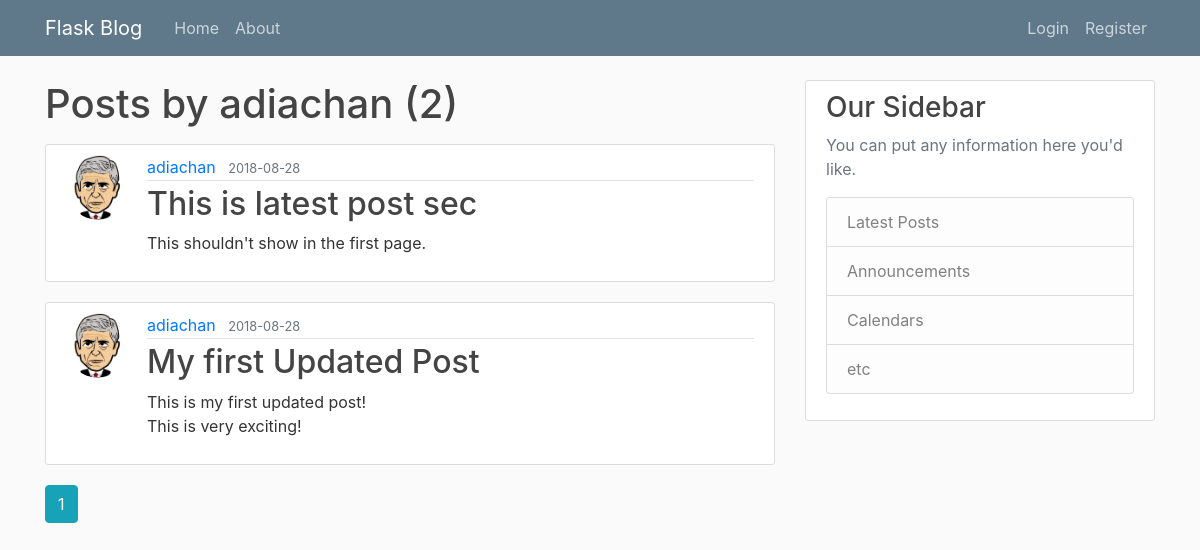
/user/adiachan, run on the app's committed database.
### flaskblog/models.py (models this page shows, shortened)
class User(db.Model, UserMixin):
    id = db.Column(db.Integer, primary_key=True)
    username = db.Column(db.String(20), unique=True, nullable=False)
    email = db.Column(db.String(120), unique=True, nullable=False)
    image_file = db.Column(db.String(20), nullable=False, default='default.jpg')
    password = db.Column(db.String(60), nullable=False)
    posts = db.relationship('Post', backref='author', lazy=True)

class Post(db.Model):
    id = db.Column(db.Integer, primary_key=True)
    title = db.Column(db.String(100), nullable=False)
    date_posted = db.Column(db.DateTime, nullable=False, default=datetime.utcnow)
    content = db.Column(db.Text, nullable=False)
    user_id = db.Column(db.Integer, db.ForeignKey('user.id'), nullable=False)

### flaskblog/users/routes.py (the view)
@users.route("/user/<string:username>")
def user_posts(username):
    page = request.args.get('page', 1, type=int)
    user = User.query.filter_by(username=username).first_or_404()
    posts = Post.query.filter_by(author=user)\
        .order_by(Post.date_posted.desc())\
        .paginate(page=page, per_page=2)
    return render_template('user_posts.html', posts=posts, user=user)

### flaskblog/templates/user_posts.html (shortened to what this page needs)
{% extends "layout.html" %}
{% block content %}
    <h1 class="mb-3">Posts by {{ user.username }} ({{ posts.total }})</h1>
    {% for post in posts.items %}
        <article class="media content-section">
          <img class= "rounded-circle article-img" src="{{ url_for('static', filename='profile_pics/' + post.author.image_file) }}">
          <div class="media-body">
            <div class="article-metadata">
              <a class="mr-2" href="{{ url_for('users.user_posts', username=post.author.username) }}">{{ post.author.username }}</a>
              <small class="text-muted">{{ post.date_posted.strftime('%Y-%m-%d') }}</small>
            </div>
            <h2><a class="article-title" href="{{ url_for('posts.post', post_id=post.id) }}">{{ post.title }}</a></h2>
            <p class="article-content">{{ post.content }}</p>
          </div>
        </article>
     {% endfor %}
     {% for page_num in posts.iter_pages(left_edge=1, right_edge=1, left_current=1, right_current=2) %}
       {% if page_num %}
        {% if posts.page == page_num %}
          <a class="btn btn-info mb-4" href="{{ url_for('users.user_posts', username=user.username, page=page_num) }}">{{ page_num }}</a>
        {% else %}
          <a class="btn btn-outline-info mb-4" href="{{ url_for('users.user_posts', username=user.username, page=page_num) }}">{{ page_num }}</a>
        {% endif %}
       {% endif %}
     {% endfor %}
{% endblock content %}

### flaskblog/static/main.css (style rules this page uses)
body { background: #fafafa; color: #333333; margin-top: 5rem; }
h1, h2, h3, h4, h5, h6 { color: #444444; }
.content-section { background: #ffffff; padding: 10px 20px; border: 1px solid #dddddd; border-radius: 3px; margin-bottom: 20px; }
.article-title { color: #444444; }
.article-content { white-space: pre-line; }
.article-img { height: 65px; width: 65px; margin-right: 16px; }
.article-metadata { padding-bottom: 1px; margin-bottom: 4px; border-bottom: 1px solid #e3e3e3 }

### data on the page
User: username "adiachan"
Post: image_file (picture), author.username "adiachan", date_posted "2018-08-28", title "This is latest post sec", content "This shouldn't show in the first page."
Post: image_file (picture), author.username "adiachan", date_posted "2018-08-28", title "My first Updated Post", content "This is my first updated post! This is very exciting!"

### other printed values
{{ posts.total }} "2"
{{ page_num }} "1"
